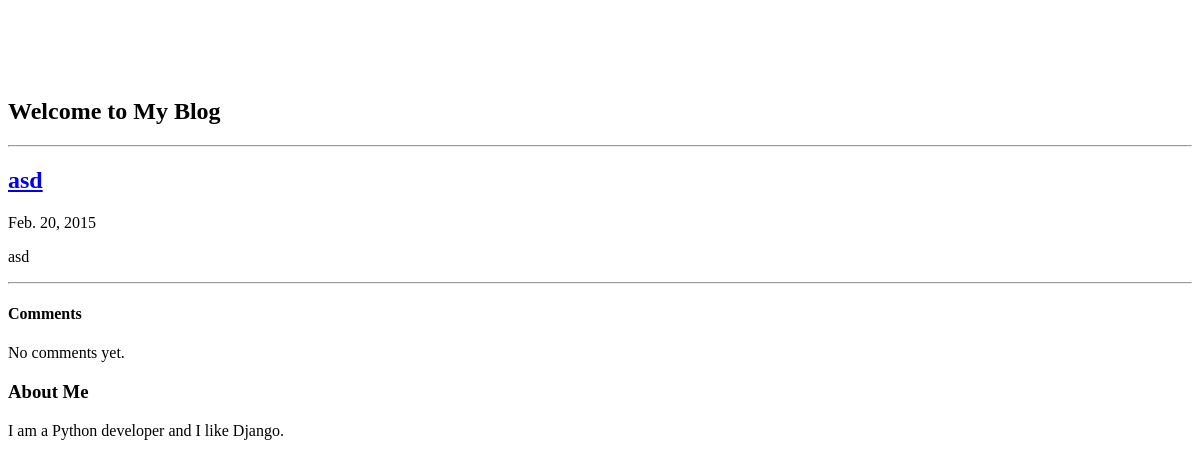
The app's page /1/, older data.
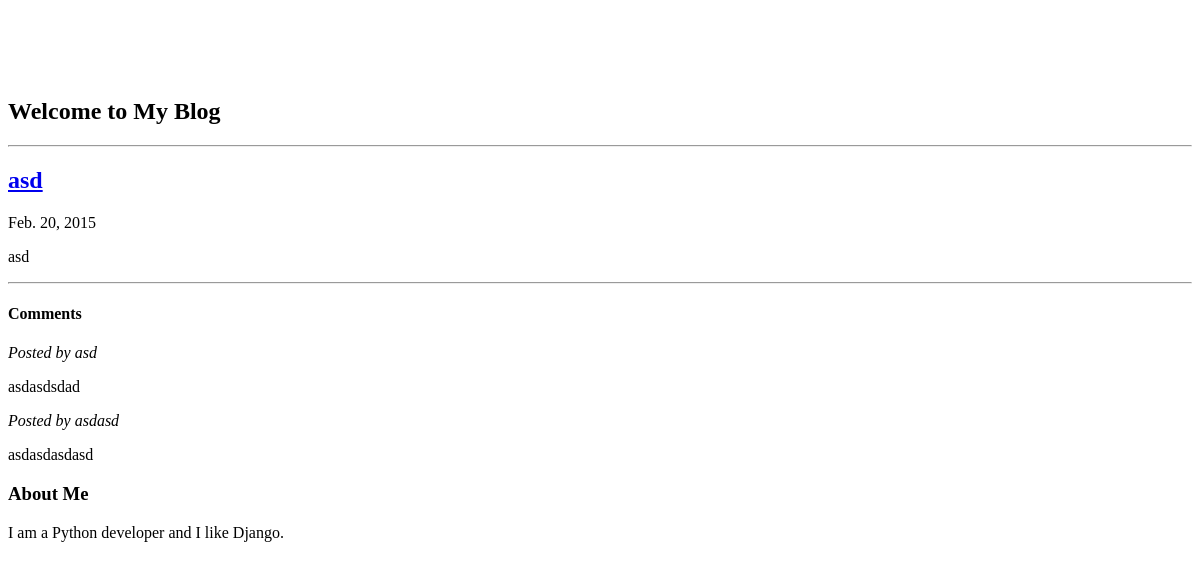
The same page, newer data.
### tdd/models.py (models this page shows, shortened)
class Entry(models.Model):
    title = models.CharField(max_length=500)
    author = models.ForeignKey('auth.User')
    body = models.TextField()
    created_at = models.DateTimeField(auto_now_add=True, editable=False)
    modified_at = models.DateTimeField(auto_now=True, editable=False)
    def get_absolute_url(self):
        return reverse('entry_detail', kwargs={'pk': self.pk})
    class Meta:
        verbose_name_plural = 'entries'

class Comment(models.Model):
    entry = models.ForeignKey(Entry)
    name = models.CharField(max_length=100)
    email = models.EmailField()
    body = models.TextField()
    created_at = models.DateTimeField(auto_now_add=True, editable=False)
    modified_at = models.DateTimeField(auto_now=True, editable=False)
    def __str__(self):
        return self.body

### tdd/views.py (the view)
# urls.py: url(r'^(?P<pk>\d+)/$', views.EntryDetail.as_view(), name='entry_detail'),
class EntryDetail(DetailView):
    model = Entry

### tdd/templates/tdd/entry_detail.html
{% extends "base.html" %}
{% block content %}
    {% include "_entry.html" with entry=entry only %}
    <hr>
    <h4>Comments</h4>
    {% for comment in entry.comment_set.all %}
        <p><em>Posted by {{ comment.name }}</em></p>
        {{ comment|linebreaks }}
    {% empty %}
        No comments yet.
    {% endfor %}
{% endblock %}

### tdd/templates/base.html (shortened to what this page needs)
{% load staticfiles %}
<!DOCTYPE html>
<html>
<head>
    <link rel="stylesheet" href="{% static "standard.css" %}"/>
</head>
<body>
    <section class="row">
        <header class="large-12 columns">
            <h1>Welcome to My Blog</h1>
            <hr/>
        </header>
    </section>
    <section class="row">
        <div class="large-8 columns">
            {% block content %}{% endblock %}
        </div>
        <div class="large-4 columns">
            <h3>About Me</h3>
            <p>I am a Python developer and I like Django.</p>
        </div>
    </section>
</body>
</html>

### tdd/templates/_entry.html (shortened to what this page needs)
<article>
    <h2><a href="{{ entry.get_absolute_url }}">{{ entry.title }}</a></h2>
    <p class="subheader">
        <time>{{ entry.modified_at|date }}</time>
    </p>
    {{ entry.body|linebreaks }}
</article>

### static/standard.css (style rules this page uses)
html, body { overflow-x: hidden; }
body { padding-top: 70px; }

Row changes from the older to the newer data that the page shows:
added Comment: name "asd", body "asdasdsdad"
added Comment: name "asdasd", body "asdasdasdasd"
Text that changed along with them:
text no longer shown: "No comments yet."
